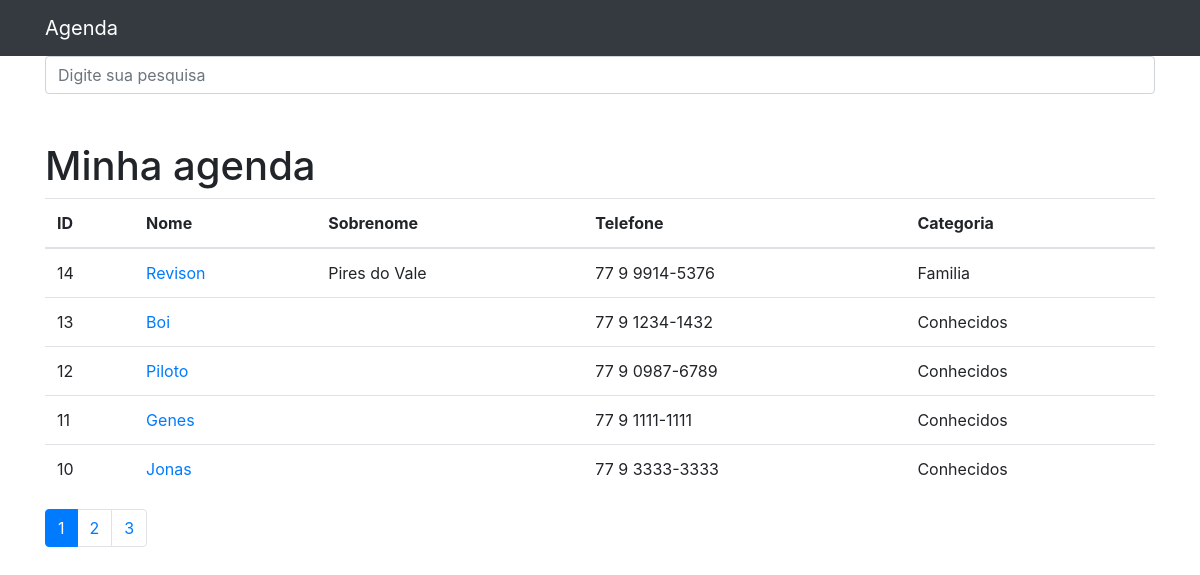
Before: / with the older database file.
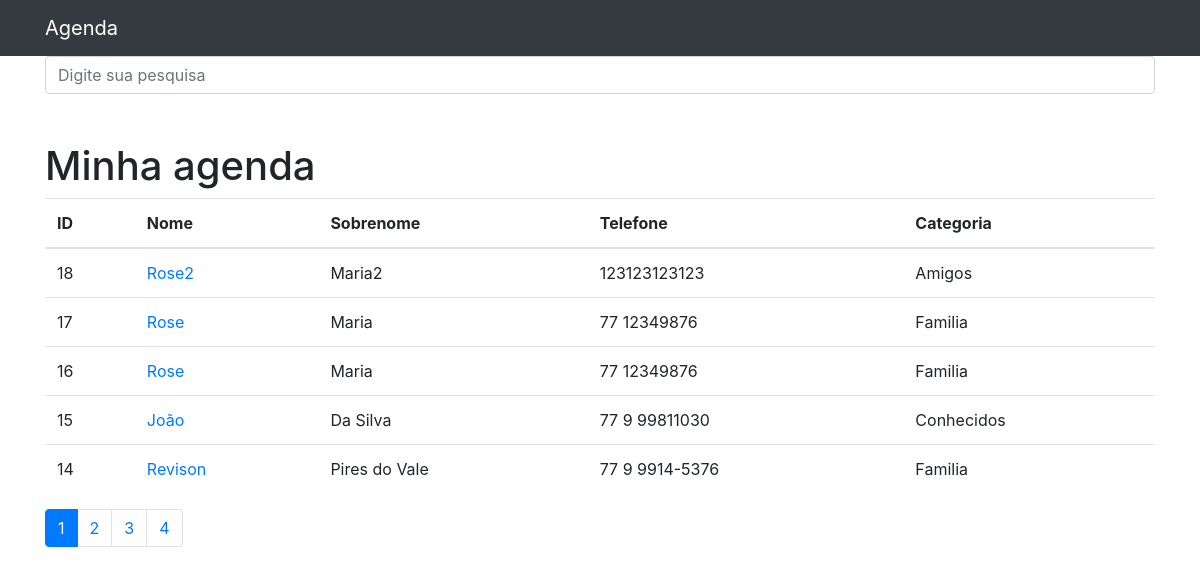
After: the same page with the newer database file.
### contatos/models.py (models this page shows, shortened)
class Contato(models.Model):  # contato está escrito no singular porque ele adiciona um "s" ao final
    nome = models.CharField(max_length=150)
    sobrenome = models.CharField(max_length=255, blank=True)
    telefone = models.CharField(max_length=255)
    email = models.CharField(max_length=255, blank=True)
    data_criacao = models.DateTimeField(default=timezone.now)
    descricao = models.TextField(blank=True)
    mostrar = models.BooleanField(default=True)
    foto = models.ImageField(blank=True, upload_to='fotos/%Y/%m/%d')  # cria uma pasta foto com uma pasta ano dentro, com uma pasta mês dentro, com uma pasta dia dentro.
    categoria = models.ForeignKey(Categoria, on_delete=models.DO_NOTHING)

class Categoria(models.Model):
    nome = models.CharField(max_length=255)
    def __str__(self) -> str:
        return self.nome  # retorna para o django o nome da categoria, assim fica mais facil visualizar no painél adminstrativo

### contatos/views.py (the view)
# urls.py: path('', views.index, name='index'),
def index(request):
    contatos = Contato.objects.order_by('-id').filter(mostrar=True)
    paginator = Paginator(contatos, 5)
    page = request.GET.get('p')
    contatos = paginator.get_page(page)
    return render(request, 'contatos/index.html', {
        'contatos': contatos
    })

### contatos/templates/contatos/index.html
{% extends 'base.html' %}
{% block conteudo %}
<h1 class="mt-5">Minha agenda</h1>
<table class="table">
  <thead>
    <tr>
      <th>ID</th>
      <th>Nome</th>
      <th>Sobrenome</th>
      <th>Telefone</th>
      <th>Categoria</th>
    </tr>
  </thead>
  <tbody>
    {% for contato in contatos %}
      {% if contato.mostrar %}
        <tr>
          <td>{{contato.id}}</td>
          <td>
            <a href="{% url 'ver_contato' contato.id %}">{{contato.nome}}</a>
          </td>
          <td>{{contato.sobrenome}}</td>
          <td>{{contato.telefone}}</td>
          <td>{{contato.categoria}}</td>
        </tr>
      {% endif %}
    {% endfor %}
  </tbody>
</table>
<nav aria-label="Page navigation example">
  <ul class="pagination">
    {% for pagina in contatos.paginator.page_range  %}
      {% if contatos.number == pagina %}
        <li class="page-item active">
          <a class="page-link" href="?p={{pagina}}&termo={{request.GET.termo}}">{{pagina}}</a>
        </li>
      {% else %}
        <li class="page-item">
          <a class="page-link" href="?p={{pagina}}&termo={{request.GET.termo}}">{{pagina}}</a>
        </li>
      {% endif %}
    {% endfor %}
  </ul>
</nav>
{% endblock %}

### templates/base.html (shortened to what this page needs)
{% load static %}
<!DOCTYPE html>
<html lang="pt">
<head>
  {% include 'parciais/_head.html' %}
</head>
<body>
  {% include 'parciais/_nav.html' %}
  <div class="container">
    <div class="row">
      <div class="col-lg-12">
        {% if 'accounts' not in request.path %}
          <form method="get" action="{% url 'busca' %}">
            <div class="form-group row">
              <div class="col-12">
                <input class="form-control"
                      type="search" value="{{request.GET.termo}}"
                      id="search-input"
                      placeholder="Digite sua pesquisa"
                      name="termo">
              </div>
            </div>
          </form>
        {% endif %}
        {%block conteudo%} {%endblock%}
      </div>
    </div>
  </div>
</body>
</html>

### contatos/templates/parciais/_head.html (shortened to what this page needs)
{% load static %}
  <link href="{% static 'vendor/bootstrap/css/bootstrap.min.css'%}" rel="stylesheet">

### contatos/templates/parciais/_nav.html (shortened to what this page needs)
{% load static %}
<nav class="navbar navbar-expand-lg navbar-dark bg-dark static-top">
    <div class="container">
      <a class="navbar-brand" href="{% url 'index' %}">Agenda</a>
    </div>
  </nav>

### contatos/templates/parciais/_messages.html (shortened to what this page needs)
{% load static %}

Changed rows visible on the page:
no longer on this page (row unchanged): Contato: id "13", nome "Boi", telefone "77 9 1234-1432", categoria "Conhecidos"
no longer on this page (row unchanged): Contato: id "12", nome "Piloto", telefone "77 9 0987-6789", categoria "Conhecidos"
no longer on this page (row unchanged): Contato: id "11", nome "Genes", telefone "77 9 1111-1111", categoria "Conhecidos"
no longer on this page (row unchanged): Contato: id "10", nome "Jonas", telefone "77 9 3333-3333", categoria "Conhecidos"
added Contato: id "18", nome "Rose2", sobrenome "Maria2", telefone "123123123123", categoria "Amigos"
added Contato: id "17", nome "Rose", sobrenome "Maria", telefone "77 12349876", categoria "Familia"
added Contato: id "16", nome "Rose", sobrenome "Maria", telefone "77 12349876", categoria "Familia"
added Contato: id "15", nome "João", sobrenome "Da Silva", telefone "77 9 99811030", categoria "Conhecidos"
Other visible differences:
new list line: "4"
